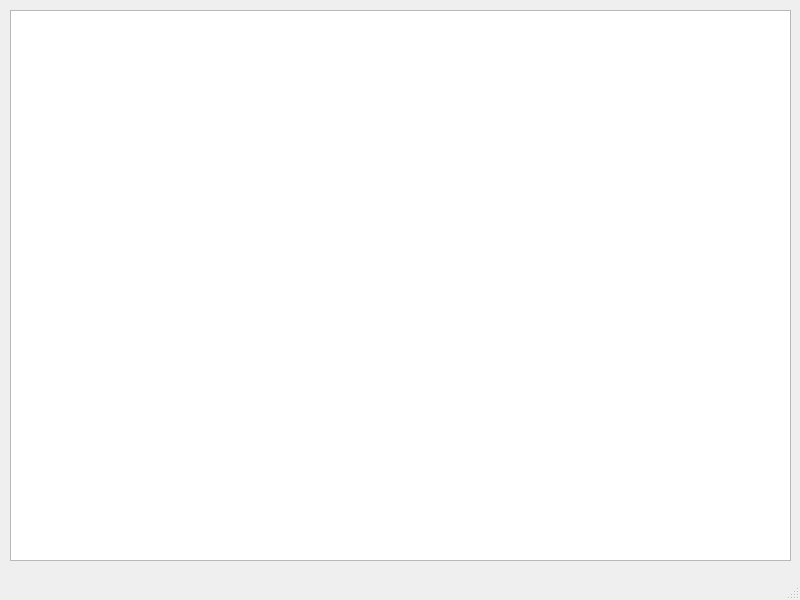
<?xml version="1.0" encoding="UTF-8"?>
<ui version="4.0">
 <class>TextEditor</class>
 <widget class="QMainWindow" name="TextEditor">
  <property name="geometry">
   <rect>
    <x>0</x>
    <y>0</y>
    <width>800</width>
    <height>600</height>
   </rect>
  </property>
  <property name="sizePolicy">
   <sizepolicy hsizetype="Preferred" vsizetype="Preferred">
    <horstretch>0</horstretch>
    <verstretch>0</verstretch>
   </sizepolicy>
  </property>
  <property name="minimumSize">
   <size>
    <width>200</width>
    <height>200</height>
   </size>
  </property>
  <property name="windowTitle">
   <string>TextEditor</string>
  </property>
  <widget class="QWidget" name="centralwidget">
   <property name="sizePolicy">
    <sizepolicy hsizetype="Preferred" vsizetype="Preferred">
     <horstretch>0</horstretch>
     <verstretch>0</verstretch>
    </sizepolicy>
   </property>
   <widget class="QWidget" name="verticalLayoutWidget">
    <property name="geometry">
     <rect>
      <x>0</x>
      <y>0</y>
      <width>801</width>
      <height>571</height>
     </rect>
    </property>
    <layout class="QVBoxLayout" name="verticalLayout" stretch="0">
     <property name="sizeConstraint">
      <enum>QLayout::SetMaximumSize</enum>
     </property>
     <property name="leftMargin">
      <number>10</number>
     </property>
     <property name="topMargin">
      <number>10</number>
     </property>
     <property name="rightMargin">
      <number>10</number>
     </property>
     <property name="bottomMargin">
      <number>10</number>
     </property>
     <item>
      <widget class="QTextEdit" name="textEdit"/>
     </item>
    </layout>
   </widget>
  </widget>
  <widget class="QMenuBar" name="menubar">
   <property name="geometry">
    <rect>
     <x>0</x>
     <y>0</y>
     <width>800</width>
     <height>17</height>
    </rect>
   </property>
  </widget>
  <widget class="QStatusBar" name="statusbar"/>
 </widget>
 <resources/>
 <connections/>
</ui>
